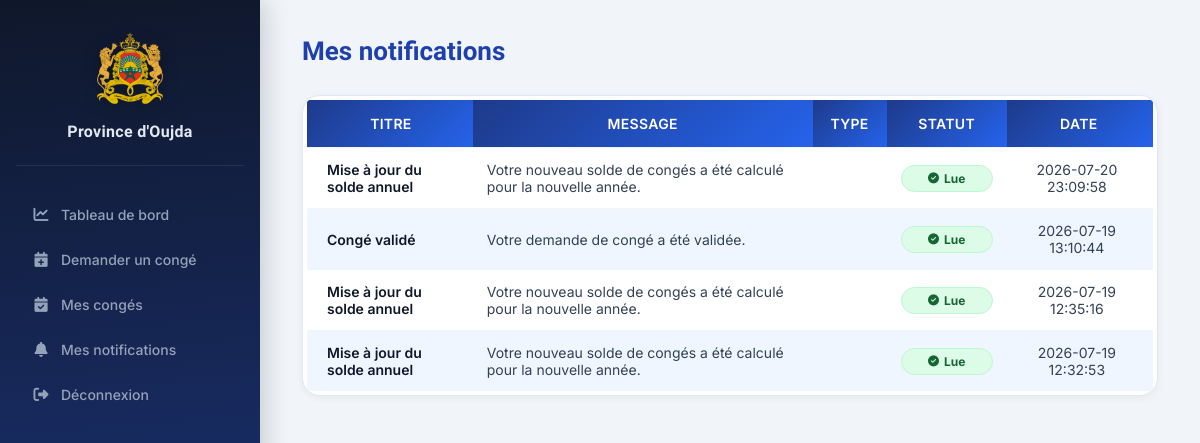
Screenshot of /employe/dashboard.php?page=notifications (signed in) with the database file from the repository.
### tables this page shows
CREATE TABLE `notifications` (
  `id` int(11) NOT NULL,
  `utilisateur_id` int(11) NOT NULL,
  `titre` varchar(100) NOT NULL,
  `message` text NOT NULL,
  `type_notification` enum('Application','Email') NOT NULL,
  `lu` tinyint(1) DEFAULT 0,
  `date_notification` datetime DEFAULT current_timestamp()
);

### config/auth.php (called while the page is built, shortened)
<?php
function e($value): string
{
    return htmlspecialchars((string) $value, ENT_QUOTES, 'UTF-8');
}
?>

### employe/notifications.php (the view)
<?php
require_once "../config/auth.php";
require_once "../config/database.php";
$sql = "SELECT *
        FROM notifications
        WHERE utilisateur_id = ?
        ORDER BY date_notification DESC";
$stmt = $pdo->prepare($sql);
$stmt->execute([$_SESSION['id']]);
$notifications = $stmt->fetchAll();
?>
<h1>Mes notifications</h1>
<?php if (count($notifications) == 0) { ?>
<p>Aucune notification.</p>
<?php } else { ?>
<div class="notification-panel">
    <table class="notification-table">
        <tr>
            <th>Titre</th>
            <th>Message</th>
            <th>Type</th>
            <th>Statut</th>
            <th>Date</th>
        </tr>
        <?php foreach ($notifications as $notification) { ?>
        <tr class="<?= $notification['lu'] == 0 ? 'notification-unread' : ''; ?>">
            <td><?= e($notification['titre']); ?></td>
            <td><?= e($notification['message']); ?></td>
            <td><?= e($notification['type_notification']); ?></td>
            <td>
                <?php if ($notification['lu'] == 0) { ?>
                <a class="notification-status notification-unread"
                    href="lire_notification.php?id=<?= $notification['id']; ?>" title="Cliquer pour marquer comme lue">
                    <i class="fa-solid fa-circle-exclamation"></i>
                    Non lue
                </a>
                <?php } else { ?>
                <span class="notification-status notification-read">
                    <i class="fa-solid fa-check-circle"></i>
                    Lue
                </span>
                <?php } ?>
            </td>
            <td><?= e($notification['date_notification']); ?></td>
        </tr>
        <?php } ?>
    </table>
</div>
<?php } ?>

### assets/css/dashboard.css (style rules this page uses)
*, *::before, *::after { box-sizing: border-box; }
html { scroll-behavior: smooth; }
body { margin: 0; padding: 0; font-family: 'Inter', system-ui, sans-serif; background: #f1f5f9; color: #1e293b; -webkit-font-smoothing: antialiased; -moz-osx-font-smoothing: grayscale; }
.main-content h1 { color: #0f172a; margin: 0 0 6px; font-family: 'Sora', sans-serif; font-size: 26px; font-weight: 700; line-height: 1.2; }
h1 { color: #0f172a; font-family: 'Sora', sans-serif; }
table { width: 100%; border-collapse: collapse; font-size: 14px; }
tbody tr { border-bottom: 1px solid #f1f5f9; transition: background 0.15s ease; }
tbody tr:last-child { border-bottom: none; }
tbody td { padding: 13px 14px; color: #334155; vertical-align: middle; }

### assets/css/table.css (style rules this page uses)
table { width: 100%; border-collapse: collapse; border-spacing: 0; font-size: 14px; }
th { padding: 13px 16px; text-align: left; font-family: 'Inter', sans-serif; font-size: 11px; font-weight: 700; text-transform: uppercase; letter-spacing: 0.65px; color: #94a3b8; white-space: nowrap; border-bottom: 1px solid rgba(255,255,255,0.05); }
th:first-child { padding-left: 20px; }
th:last-child { padding-right: 20px; text-align: center; }
td { padding: 13px 16px; text-align: left; border-bottom: 1px solid #f1f5f9; color: #334155; font-size: 14px; vertical-align: middle; background: white; transition: background 0.15s ease; }
td:first-child { padding-left: 20px; }
td:last-child { padding-right: 20px; text-align: center; }
tbody tr:nth-child(even) td { background: #f8fafc; }
tbody tr:last-child td { border-bottom: none; }
td:first-child { font-weight: 600; color: #0f172a; }
.notification-status { display: inline-flex; align-items: center; justify-content: center; gap: 5px; min-width: 92px; padding: 5px 10px; border: 1px solid transparent; border-radius: 99px; font-size: 12px; font-weight: 700; white-space: nowrap; }
.notification-status i { font-size: 11px; }
.notification-read { color: #166534; background: #dcfce7; border-color: #bbf7d0; }
table th { background: linear-gradient(135deg, #1e3a8a, #2563eb); color: #ffffff; font-weight: 600; padding: 15px 18px; text-align: center; border: none; font-size: 14px; letter-spacing: 0.3px; }

### assets/css/form.css (style rules this page uses)
.main-content > h1 { margin-bottom: 28px; color: #1e40af; }
table tr:first-child th { background: linear-gradient(135deg, #1e3a8a, #2563eb); color: #fff; }
table tr:nth-child(odd) td { background: #eff6ff; }
table tr:nth-child(even) td { background: #fff; }
.notification-panel { overflow-x: auto; padding: 4px; border: 1px solid #e2e8f0; border-radius: 18px; background: #fff; box-shadow: 0 2px 8px rgba(15,23,42,.05); }
.notification-panel .notification-table { margin: 0; box-shadow: none; }

### rows the page displays
notifications: titre "Mise à jour du solde annuel", message "Votre nouveau solde de congés a été calculé pour la nouvelle année.", lu 1 (drawn), date_notification "2026-07-20 23:09:58"
notifications: titre "Congé validé", message "Votre demande de congé a été validée.", lu 1 (drawn), date_notification "2026-07-19 13:10:44"
notifications: titre "Mise à jour du solde annuel", message "Votre nouveau solde de congés a été calculé pour la nouvelle année.", lu 1 (drawn), date_notification "2026-07-19 12:35:16"
notifications: titre "Mise à jour du solde annuel", message "Votre nouveau solde de congés a été calculé pour la nouvelle année.", lu 1 (drawn), date_notification "2026-07-19 12:32:53"
